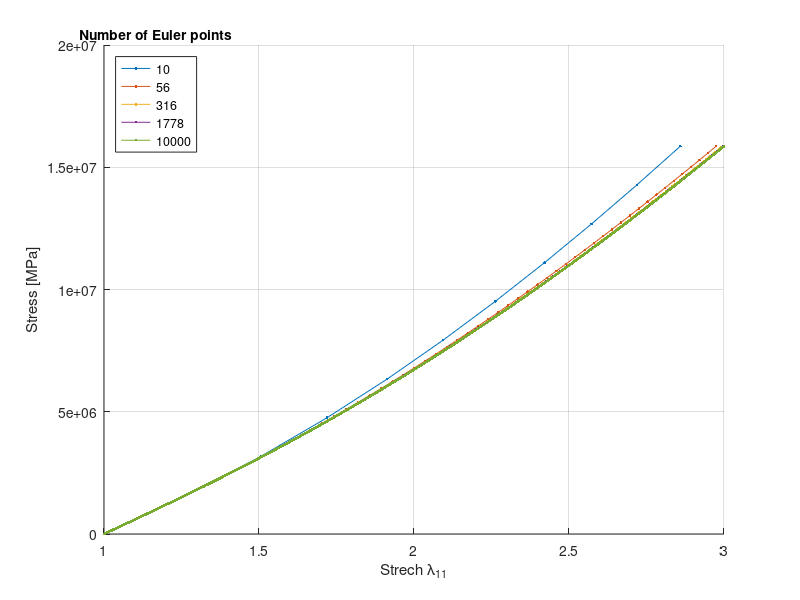

Write MATLAB code to recreate this figure. (Note: this script raises an error after producing the figure.)
clc
clear all
close all

% This code solve the load case of uniaxial tension of a neo-hookean
% material using Euler interation. It plots it for a series of increasing
% loadsteps.
%
% For Euler intergration the update rule is 
% dsigma = Kt * dF
%
% Where dsigma is the change in stress for each loadstep, dF is the
% corrosponding change in the deformation gradient and Kt is the tangent
% stiffness matrix. Kt is defined as 
%
%  C_ijkl = d sigma_ij / d F_kl
% 
% For the case of Uniaxial tension this reduces to a 3x3 system of
% equations.
%
% Kt = d sigma_ij / d F_kl * korndelta_ij 

j = 1;
for n = [round(logspace(1,4,5))] % defind the number of loadsteps
    
    P_tot = 1.586100888e7;    % Total  load
    dP = P_tot/n;   % Size of loadstep
    P = 0;          % Initial load
    A = 1;          % Crossection area, set to unity for convience

    %Hyper-elastic constants in SI units 
    mu= 2e6;    
    K = 99e6;

    % Initilization of the deformation gradinet tangent stiffness
    F = diag(ones(1,3));    % sretches are 1 when stressfree
    Kt = zeros(3);
    
    % Initilize plotting varibles
    sigma_hist = zeros(n+1,1);  % Stress history
    lambda_hist = ones(n+1,1);  % Strecht history

    % Incrimentation loop
    for i = 1:n
        P = P + dP;             % Incriment load
        sigma = P/A;            % Calculate current stresslevel
        dsigma = [dP/A; 0; 0];  % Define increment in load vector
        
        % Evaluate stiffness matrix (see maple dokument for details
        Kt(1,1) = (0.222222222*mu*F(1,1)^2 + 0.5555555555*mu*F(2,2)^2 + 0.5555555555*mu*F(3,3)^2 + K*F(1,1)^2*F(2,2)^2*F(3,3)^2*(F(1,1)*F(2,2)*F(3,3))^(2/3))/(F(2,2)*F(3,3)*F(1,1)^2*(F(1,1)*F(2,2)*F(3,3))^(2/3));
        Kt(1,2) = (-1.111111111*mu*F(1,1)^2 - 0.1111111111*mu*F(2,2)^2 + 0.5555555555*mu*F(3,3)^2 + K*F(1,1)^2*F(2,2)^2*F(3,3)^2*(F(1,1)*F(2,2)*F(3,3))^(2/3))/(F(1,1)*F(3,3)*F(2,2)^2*(F(1,1)*F(2,2)*F(3,3))^(2/3));
        Kt(1,3) = (-1.111111111*mu*F(1,1)^2 - 0.1111111111*mu*F(2,2)^2 + 0.5555555555*mu*F(3,3)^2 + K*F(1,1)^2*F(2,2)^2*F(3,3)^2*(F(1,1)*F(2,2)*F(3,3))^(2/3))/(F(1,1)*F(3,3)*F(2,2)^2*(F(1,1)*F(2,2)*F(3,3))^(2/3));
        Kt(2,1) = (-1.111111111*mu*F(2,2)^2 - 0.1111111111*mu*F(1,1)^2 + 0.5555555555*mu*F(3,3)^2 + K*F(1,1)^2*F(2,2)^2*F(3,3)^2*(F(1,1)*F(2,2)*F(3,3))^(2/3))/(F(2,2)*F(3,3)*F(1,1)^2*(F(1,1)*F(2,2)*F(3,3))^(2/3));
        Kt(2,2) = (0.222222222*mu*F(2,2)^2 + 0.5555555555*mu*F(1,1)^2 + 0.5555555555*mu*F(3,3)^2 + K*F(1,1)^2*F(2,2)^2*F(3,3)^2*(F(1,1)*F(2,2)*F(3,3))^(2/3))/(F(1,1)*F(3,3)*F(2,2)^2*(F(1,1)*F(2,2)*F(3,3))^(2/3));
        Kt(2,3) = (-1.111111111*mu*F(2,2)^2 + 0.5555555555*mu*F(1,1)^2 - 0.1111111111*mu*F(3,3)^2 + K*F(1,1)^2*F(2,2)^2*F(3,3)^2*(F(1,1)*F(2,2)*F(3,3))^(2/3))/(F(1,1)*F(2,2)*F(3,3)^2*(F(1,1)*F(2,2)*F(3,3))^(2/3));
        Kt(3,1) = (-1.111111111*mu*F(3,3)^2 - 0.1111111111*mu*F(1,1)^2 + 0.5555555555*mu*F(2,2)^2 + K*F(1,1)^2*F(2,2)^2*F(3,3)^2*(F(1,1)*F(2,2)*F(3,3))^(2/3))/(F(2,2)*F(3,3)*F(1,1)^2*(F(1,1)*F(2,2)*F(3,3))^(2/3));
        Kt(3,2) = (-1.111111111*mu*F(3,3)^2 + 0.5555555555*mu*F(1,1)^2 - 0.1111111111*mu*F(2,2)^2 + K*F(1,1)^2*F(2,2)^2*F(3,3)^2*(F(1,1)*F(2,2)*F(3,3))^(2/3))/(F(1,1)*F(3,3)*F(2,2)^2*(F(1,1)*F(2,2)*F(3,3))^(2/3));
        Kt(3,3) = (0.222222222*mu*F(3,3)^2 + 0.5555555555*mu*F(1,1)^2 + 0.5555555555*mu*F(2,2)^2 + K*F(1,1)^2*F(2,2)^2*F(3,3)^2*(F(1,1)*F(2,2)*F(3,3))^(2/3))/(F(1,1)*F(2,2)*F(3,3)^2*(F(1,1)*F(2,2)*F(3,3))^(2/3));

        dF = Kt\dsigma;     % Solve system

        F = F + diag(dF);   % Update deformation gradient

        % Save results to history varibles
        sigma_hist(i+1) = sigma;
        lambda_hist(i+1) = F(1,1);
    end
    lambda_err(j) = (lambda_hist(end) - 3)/3*100;
    legendList{j} = sprintf('%d',n);
    j = j + 1;
    % plot current solution
    figure(1)
    hold on
    plot(lambda_hist,sigma_hist,'.-')
    % axis([1 5 0 35])
    grid on
    


end
figure(1)
ylabel('Stress [MPa]')
xlabel('Strech \lambda_{11}')
legend(legendList,'Location','northwest')

leg = legend('show');
title(leg,'Number of Euler points')
enhance_plot()
hold off

figure(2)
loglog([round(logspace(1,4,5))],abs(lambda_err),'.-')
xlabel('Number of Euler points')
ylabel('Error [%]')
enhance_plot(0,0,0,0,-1)
grid on





